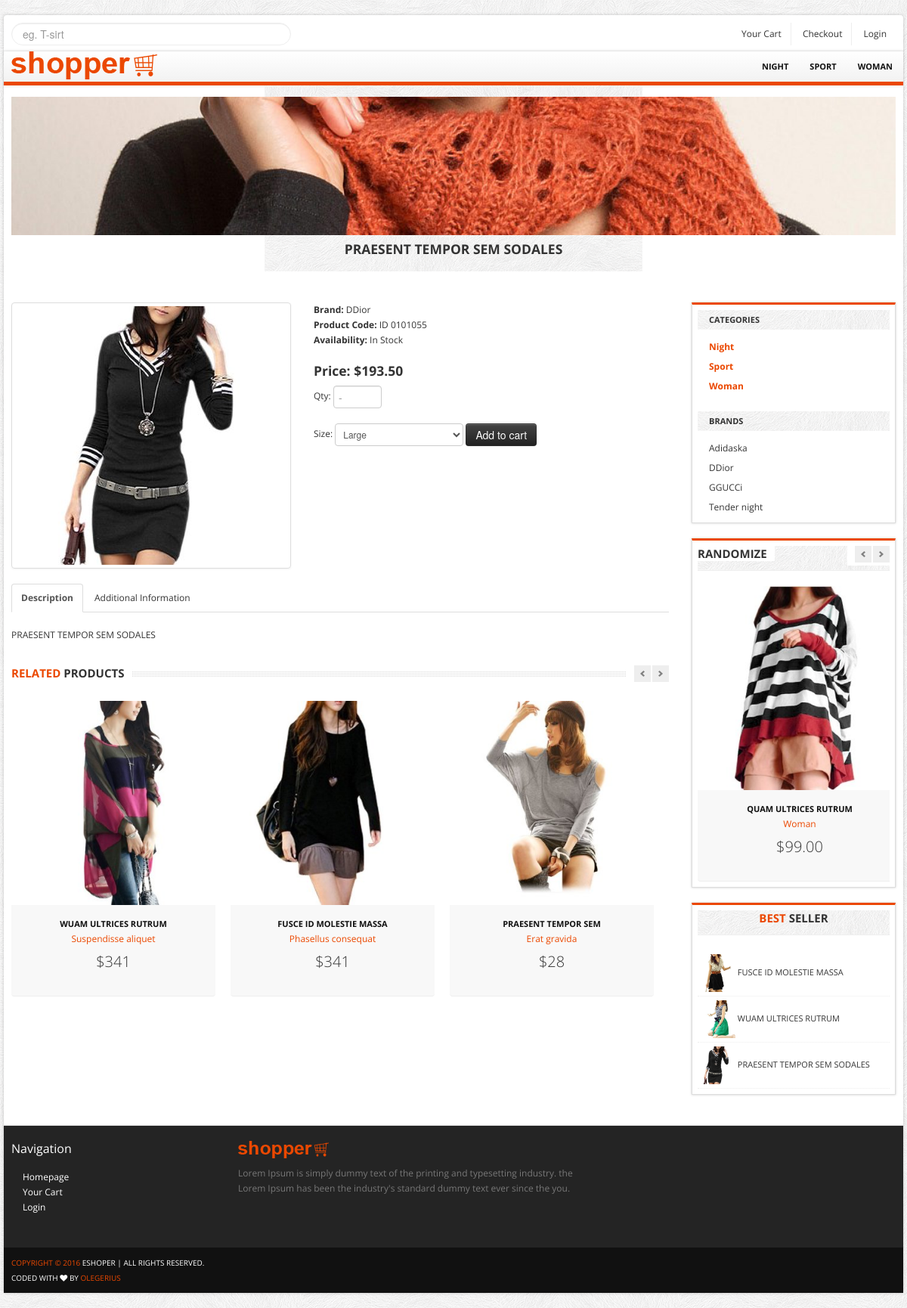
/products/4/, run on the app's committed database.
### products/models.py (models this page shows, shortened)
class CatalogCategory(models.Model):
    catalog = models.ForeignKey('Catalog', related_name='categories')
    parent = models.ForeignKey('self', blank=True, null=True, related_name='children')
    name = models.CharField(max_length=255)
    slug = models.SlugField(max_length=150)
    description = models.TextField(blank=True)
    class Meta:
        ordering = ('name',)
        verbose_name = 'category'
        verbose_name_plural = 'categories'
    def __str__(self):
        return self.name
    def get_absolute_url(self):
        return reverse('shop:product_list_by_category', args=[self.slug])

class Product(models.Model):
    category = models.ForeignKey('CatalogCategory', related_name='products')
    brand = models.ForeignKey('ProductBrand', related_name='brands')
    name = models.CharField(max_length=255, db_index=True)
    slug = models.SlugField(max_length=255, db_index=True)
    description = models.TextField()
    photo1 = models.ImageField(upload_to='product_photo', blank=True)
    photo2 = models.ImageField(upload_to='product_photo', blank=True)
    manufacturer = models.CharField(max_length=255, blank=True)
    code = models.CharField(max_length=12, blank=True)
    sale_price = models.DecimalField(max_digits=6, decimal_places=2)
    price = models.DecimalField(max_digits=6, decimal_places=2)
    active = models.BooleanField(default=True)
    new = models.BooleanField(default=True)
    best_seller = models.BooleanField(default=True)
    objects = ProductManager()
    def get_absolute_url(self):
        return reverse("shop:product_detail", kwargs={"pk": self.pk})

class ProductBrand(models.Model):
    brand = models.CharField(max_length=100)
    slug = models.SlugField(max_length=100)
    class Meta:
        ordering = ('brand',)
        verbose_name = 'brand'
        verbose_name_plural = 'brands'
    def __str__(self):
        return self.brand
    def get_absolute_url(self):
        return reverse('shop:product_list_by_brand', args=[self.slug])

### products/views.py (the view)
# urls.py: url(r'^(?P<pk>\d+)/$', ProductDetailView.as_view(), name='product_detail'),
class ProductDetailView(DetailView):
    model = Product
    template_name = 'products/product_detail.html'
    def get_context_data(self, pk=None, **kwargs):
        context = super(ProductDetailView, self).get_context_data(**kwargs)
        instance = self.get_object()
        context["cart_product_form"] = CartAddProductForm
        context["title"] = instance.name
        context['randomone'] = sorted(Product.objects.all(), key=lambda x: random.random())[1]
        context['randomtwo'] = sorted(Product.objects.all(), key=lambda x: random.random())[1]
        context['best_seler'] = Product.objects.filter(best_seller=True)[:3]
        context['categories'] = CatalogCategory.objects.all()
        context['brands'] = ProductBrand.objects.all()
        return context

### cart/context_processors.py (called while the page is built)
def cart(request):
    return {'cart': Cart(request) }

### products/models.py (called while the page is built)
    def all(self, *args, **kwargs):
        qs_main = super(ProductManager, self).all(*args, **kwargs)
        qs = qs_main.filter(active=True)
        return qs

### products/templates/products/product_detail.html (shortened to what this page needs)
{% extends "base.html" %}
{% load staticfiles %}
{% block container %}
    <section class="main-content">
				<div class="row">
					<div class="span9">
						<div class="row">
							<div class="span4">
								<a href="{{ object.photo1.url }}" class="thumbnail" data-fancybox-group="group1" title="{{ object.name }}"><img alt="" src="{{ object.photo1.url }}"></a>
							</div>
							<div class="span5">
								<address>
									<strong>Brand:</strong> <span>{{ object.brand }}</span><br>
									<strong>Product Code:</strong> <span>{{ object.code }}</span><br>
                                    {% if object.active %}
                                        <strong>Availability:</strong> <span>In Stock</span><br>
                                    {% else %}
                                        <strong>Availability:</strong> <span>Out Of Stock</span><br>
                                    {% endif %}
								</address>
								<h4><strong>Price: ${{ object.price }}</strong></h4>
							</div>
							<div class="span5">
								<form class="form-inline" method="post" action="{% url "cart:cart_add" object.id %}">
									<label>Qty:</label>
									<input type="number" class="span1" placeholder="-" name="quantity">
                                    <br><br>
                                    {% if object.sizes.count > 0 %}
                                    <label for="id_product_size">Size:</label>
                                    <select name="product_size" id="id_product_size" class="span2">
                                        {% for product in object.sizes.all %}
                                            <option value="{{ product.size }}">{{ product.size }}</option>
                                        {% endfor %}
                                    {% else %}
                                       <input type="hidden" name='product_size' value='-' />
                                    {% endif %}
                                    </select>
									<button class="btn btn-inverse" type="submit">Add to cart</button>
								</form>
							</div>
						</div>
						<div class="row">
							<div class="span9">
								<ul class="nav nav-tabs" id="myTab">
									<li class="active"><a href="#home">Description</a></li>
									<li class=""><a href="#profile">Additional Information</a></li>
								</ul>
								<div class="tab-content">
									<div class="tab-pane active" id="home">{{ object.description }}</div>
								</div>
							</div>
							{% include "products/related_products.html" %}
						</div>
					</div>
					{% include "products/right_bar.html" %}
				</div>
			</section>
{% endblock %}

### templates/base.html (shortened to what this page needs)
{% load staticfiles %}
<!DOCTYPE html>
<html lang="en">
	<head>
		<link href="{% static 'css/bootstrap.min.css' %}" rel="stylesheet">
		<link href="{% static 'css/bootstrap-responsive.min.css' %}" rel="stylesheet">
		<link href="{% static 'css/bootstrappage.css' %}" rel="stylesheet"/>
		<link href="{% static 'css/font-awesome.css' %}" rel="stylesheet"/>
		<link href="{% static 'css/flexslider.css' %}" rel="stylesheet"/>
		<link href="{% static 'css/main.css' %}" rel="stylesheet"/>
        <link href="{% static 'css/jquery.fancybox.css' %}" rel="stylesheet"/>
	</head>
    <body>
		<div id="top-bar" class="container">
			<div class="row">
				<div class="span4">
					<form method="POST" class="search_form">
						<input type="text" class="input-block-level search-query" Placeholder="eg. T-sirt">
					</form>
				</div>
				<div class="span8">
					<div class="account pull-right">
						<ul class="user-menu">
							<li><a href="{% url 'cart:cart_detail' %}">Your Cart</a></li>
							<li><a href="{% url "orders:order_create" %}">Checkout</a></li>
							<li><a href="{% url 'auth_login' %}">Login</a></li>
						</ul>
					</div>
				</div>
			</div>
		</div>
		<div id="wrapper" class="container">
			<section class="navbar main-menu">
				<div class="navbar-inner main-menu">
					<a href="{% url 'shop:products' %}" class="logo pull-left"><img src="{% static 'images/logo.png' %}" class="site_logo" alt=""></a>
					<nav id="menu" class="pull-right">
						<ul>
                            {% for category in categories %}
                                <li><a href="{{ category.get_absolute_url }}">{{ category.name }}</a>
                            {% endfor %}
						</ul>
					</nav>
				</div>
			</section>
			<section class="header_text sub">
			<img class="pageBanner" src="{% static 'images/pageBanner.png' %}" alt="New products" >
				<h4><span>{{ title }}</span></h4>
			</section>
            {% block container %}
            {% endblock %}
			<section id="footer-bar">
				<div class="row">
					<div class="span3">
						<h4>Navigation</h4>
						<ul class="nav">
							<li><a href="{% url 'shop:products' %}">Homepage</a></li>
							<li><a href="{% url 'cart:cart_detail' %}">Your Cart</a></li>
							<li><a href="{% url 'auth_login' %}">Login</a></li>
						</ul>
					</div>
					<div class="span5">
						<p class="logo"><img src="{% static 'images/logo.png' %}" class="site_logo" alt=""></p>
						<p>Lorem Ipsum is simply dummy text of the printing and typesetting industry. the  Lorem Ipsum has been the industry's standard dummy text ever since the you.</p>
						<br/>
						<span class="social_icons">
							<a class="facebook" href="#">Facebook</a>
							<a class="twitter" href="#">Twitter</a>
							<a class="skype" href="#">Skype</a>
							<a class="vimeo" href="#">Vimeo</a>
						</span>
					</div>
				</div>
			</section>
			<section id="copyright">
                               <span><a href="">Copyright © 2016</a> eShoper | All rights reserved.</span> <br>Coded with <i class="fa fa-heart"></i> by <a href="http://odyn.freeoda.com" target="_blank">Olegerius</a>
			</section>
		</div>
    </body>
</html>

### products/templates/products/right_bar.html (shortened to what this page needs)
<div class="span3 col">
						<div class="block">
							<ul class="nav nav-list">
								<li class="nav-header">CATEGORIES</li>
                                {% for category in categories %}
                                    <li class="active"><a href="{{ category.get_absolute_url }}">{{ category.name }}</a></li>
                                {% endfor %}
							</ul>
							<br/>
							<ul class="nav nav-list below">
								<li class="nav-header">BRANDS</li>
                                {% for product in brands %}
                                    <li><a href="{{ product.get_absolute_url }}">{{ product.brand }}</a></li>
                                {% endfor %}
							</ul>
						</div>
						<div class="block">
							<h4 class="title">
								<span class="pull-left"><span class="text">Randomize</span></span>
								<span class="pull-right">
									<a class="left button" href="#myCarousel" data-slide="prev"></a><a class="right button" href="#myCarousel" data-slide="next"></a>
								</span>
							</h4>
							<div id="myCarousel" class="carousel slide">
								<div class="carousel-inner">
									<div class="active item">
										<ul class="thumbnails listing-products">
											<li class="span3">
												<div class="product-box">
													<span class="sale_tag"></span>
													<img alt="" src="{{ randomone.photo1.url }}"><br/>
													<a href="product_detail.html" class="title">{{ randomone.name }}</a><br/>
													<a href="#" class="category">{{ randomone.category }}</a>
													<p class="price">${{ randomone.price }}</p>
												</div>
											</li>
										</ul>
									</div>
								</div>
							</div>
						</div>
						<div class="block">
							<h4 class="title"><strong>Best</strong> Seller</h4>
							<ul class="small-product">
                                {% for product in best_seler %}
                                    <li>
									<a href="{{ product.get_absolute_url }}" title="Praesent tempor sem sodales">
										<img src="{{ product.photo1.url }}" alt="Praesent tempor sem sodales">
									</a>
									<a href="{{ product.get_absolute_url }}">{{ product.name }}</a>
								</li>
                                {% endfor %}
							</ul>
						</div>
					</div>

### data on the page
CatalogCategory: name "NIGHT", name "Night"
CatalogCategory: name "SPORT", name "Sport"
CatalogCategory: name "WOMAN", name "Woman"
Product: name "PRAESENT TEMPOR SEM SODALES", photo1 (picture), brand "DDior", code "ID 0101055", price "193.50", description "PRAESENT TEMPOR SEM SODALES"
ProductBrand: brand "Adidaska"
ProductBrand: brand "DDior"
ProductBrand: brand "GGUCCi"
ProductBrand: brand "Tender night"
Product: photo1 (picture), name "QUAM ULTRICES RUTRUM", category "Woman", price "99.00"
Product: photo1 (picture), name "FUSCE ID MOLESTIE MASSA"
Product: photo1 (picture), name "WUAM ULTRICES RUTRUM"

### other printed values
form field product_size "Large"
